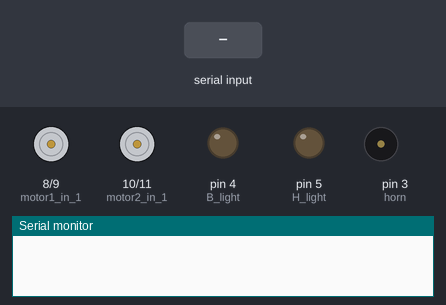
Bench run of a sketch on a simulated Arduino Uno, built with avr-gcc and run on an emulated ATmega328P. On the bench: motor-driver pin pairs drawn as motors (green arrow = first pin HIGH = forward, orange = second pin HIGH = backward, longer = more drive), output pins drawn as LEDs (lit = HIGH), buzzer (waves = sounding, pin HIGH), the last lines printed to the serial monitor. The test bench sets the inputs (shaded band).

Above: at 1.2 s.
1.3 s: "F" received over Serial
At 2.2 s:
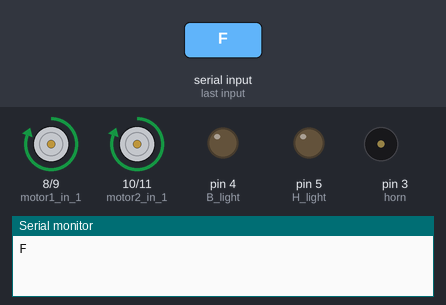
2.8 s: "B" received over Serial
At 3.3 s:
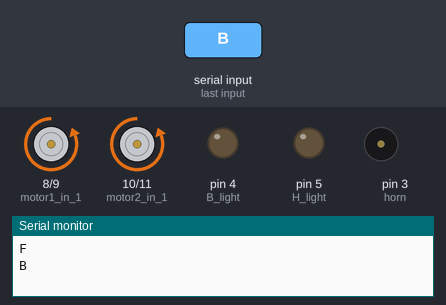
4.3 s: "L" received over Serial
At 5.5 s:
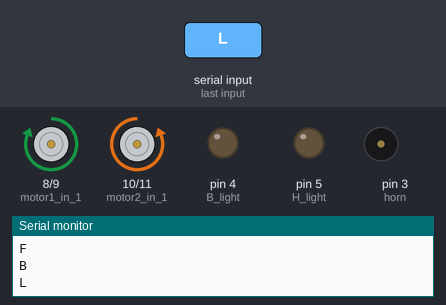
5.8 s: "R" received over Serial
At 6.8 s:
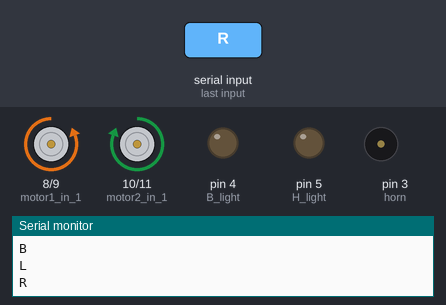
7.3 s: "V" received over Serial
At 7.9 s:
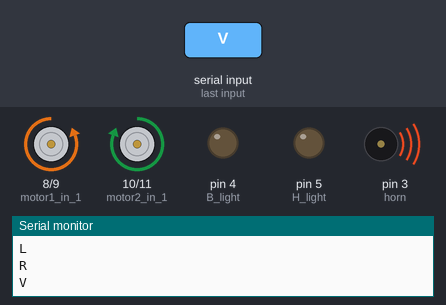
8.8 s: "S" received over Serial
At 9.1 s:
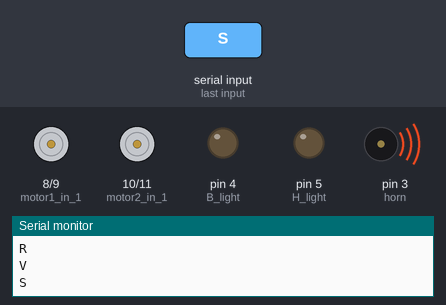
Timing chart, 0 to 11.3 s (numbered marks = the images above; inputs shaded):
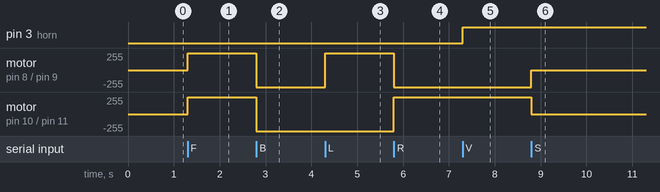

The sketch:

Android_Controlled_Car_using_arduino.ino
```cpp
#define motor1_in_1 8
#define motor1_in_2 9

#define motor2_in_1 10
#define motor2_in_2 11

#define horn 3
#define B_light 4
#define H_light 5


char command = 'S';
char prevCommand = 'A';
int velocity=0;

void setup()
{
  Serial.begin(9600);  //Set the baud rate to that of your Bluetooth module.

   pinMode(motor1_in_1 , OUTPUT);
   pinMode(motor1_in_2 , OUTPUT);
   pinMode(motor2_in_1 , OUTPUT);
   pinMode(motor2_in_2 , OUTPUT);
   pinMode(B_light , OUTPUT);
   pinMode(H_light , OUTPUT);
   pinMode(horn , OUTPUT);
  // analogWrite(9, 255);
   //analogWrite(10, 255);

}

void loop(){
  if(Serial.available() > 0){

    prevCommand = command;
    command = Serial.read();
    Serial.println(command);
    //Change pin mode only if new command is different from previous.
    if(command!=prevCommand){
      //Serial.println(command);
      switch(command)
      {
      case 'F':

        digitalWrite(motor1_in_1, HIGH);
        digitalWrite(motor1_in_2, LOW);
        digitalWrite(motor2_in_1, HIGH);
        digitalWrite(motor2_in_2, LOW);

        break;
      case 'B':
        digitalWrite(motor1_in_1, LOW);
        digitalWrite(motor1_in_2, HIGH);
        digitalWrite(motor2_in_1, LOW);
        digitalWrite(motor2_in_2, HIGH);
        break;
      case 'L':
        digitalWrite(motor1_in_1, HIGH);
        digitalWrite(motor1_in_2, LOW);
        digitalWrite(motor2_in_1, LOW);
        digitalWrite(motor2_in_2, HIGH);
        break;
      case 'R':
        digitalWrite(motor1_in_1, LOW);
        digitalWrite(motor1_in_2, HIGH);
        digitalWrite(motor2_in_1, HIGH);
        digitalWrite(motor2_in_2, LOW);
        break;
      case 'S':
        digitalWrite(motor1_in_1, LOW);
        digitalWrite(motor1_in_2, LOW);
        digitalWrite(motor2_in_1, LOW);
        digitalWrite(motor2_in_2, LOW);
        break;

         case 'V':
        digitalWrite(horn, HIGH);
        break;

        case 'v':
        digitalWrite(horn, LOW);
        break;

        case 'W':  //Front ON
        digitalWrite(H_light, HIGH);
        break;
      case 'w':  //Front OFF
        digitalWrite(H_light, LOW);
        break;

        case 'U':  //Back ON
        digitalWrite(B_light, HIGH);
        break;
      case 'u':  //Back OFF
        digitalWrite(B_light, LOW);
        break;

  /*

      case 'I':  //FR
        yellowCar.ForwardRight_4W(velocity);
        break;
      case 'J':  //BR
        yellowCar.BackRight_4W(velocity);
        break;
      case 'G':  //FL
        yellowCar.ForwardLeft_4W(velocity);
        break;
      case 'H':  //BL
        yellowCar.BackLeft_4W(velocity);
        break;


      case 'D':  //Everything OFF
        digitalWrite(pinfrontLights, LOW);
        digitalWrite(pinbackLights, LOW);
        yellowCar.Stopped_4W();
        break;
  */
      default:  //Get velocity
        if(command=='q'){

        }

      }
    }
  }
}
```

Measured:
- after the input at 1.3 s, motor on pin 8 (motor1_in_1) / pin 9 (motor1_in_2), motor on pin 10 (motor2_in_1) / pin 11 (motor2_in_2): stopped → forward 255/255 at once
- after the input at 2.8 s, motor on pin 8 (motor1_in_1) / pin 9 (motor1_in_2), motor on pin 10 (motor2_in_1) / pin 11 (motor2_in_2): forward 255/255 → backward 255/255 at once
- after the input at 4.3 s, motor on pin 8 (motor1_in_1) / pin 9 (motor1_in_2): backward 255/255 → forward 255/255 at once
- after the input at 5.8 s, motor on pin 8 (motor1_in_1) / pin 9 (motor1_in_2): forward 255/255 → backward 255/255 at once; motor on pin 10 (motor2_in_1) / pin 11 (motor2_in_2): backward 255/255 → forward 255/255 at once
- after the input at 7.3 s, pin 3 (horn): LOW → HIGH at once
- after the input at 8.8 s, motor on pin 8 (motor1_in_1) / pin 9 (motor1_in_2): backward 255/255 → stopped at once; motor on pin 10 (motor2_in_1) / pin 11 (motor2_in_2): forward 255/255 → stopped at once
